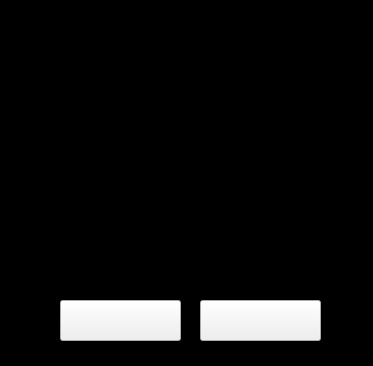
<?xml version="1.0" encoding="UTF-8"?>
<ui version="4.0">
 <class>gameover</class>
 <widget class="QWidget" name="gameover">
  <property name="geometry">
   <rect>
    <x>0</x>
    <y>0</y>
    <width>373</width>
    <height>366</height>
   </rect>
  </property>
  <property name="sizePolicy">
   <sizepolicy hsizetype="Fixed" vsizetype="Fixed">
    <horstretch>0</horstretch>
    <verstretch>0</verstretch>
   </sizepolicy>
  </property>
  <property name="minimumSize">
   <size>
    <width>373</width>
    <height>366</height>
   </size>
  </property>
  <property name="maximumSize">
   <size>
    <width>373</width>
    <height>366</height>
   </size>
  </property>
  <property name="windowTitle">
   <string>GAME OVER</string>
  </property>
  <widget class="QGraphicsView" name="graphicsView">
   <property name="geometry">
    <rect>
     <x>0</x>
     <y>0</y>
     <width>641</width>
     <height>431</height>
    </rect>
   </property>
   <property name="styleSheet">
    <string notr="true">#graphicsView{
background-color:black;
}</string>
   </property>
  </widget>
  <widget class="QLabel" name="label_pic">
   <property name="geometry">
    <rect>
     <x>80</x>
     <y>70</y>
     <width>221</width>
     <height>211</height>
    </rect>
   </property>
   <property name="text">
    <string>TextLabel</string>
   </property>
  </widget>
  <widget class="QPushButton" name="pushButton">
   <property name="geometry">
    <rect>
     <x>60</x>
     <y>300</y>
     <width>121</width>
     <height>41</height>
    </rect>
   </property>
   <property name="styleSheet">
    <string notr="true">#pushButton{

border-image:url(:/images/ExitGame.png);
height : 100px;
}</string>
   </property>
   <property name="text">
    <string/>
   </property>
  </widget>
  <widget class="QPushButton" name="pushButton_2">
   <property name="geometry">
    <rect>
     <x>200</x>
     <y>300</y>
     <width>121</width>
     <height>41</height>
    </rect>
   </property>
   <property name="styleSheet">
    <string notr="true">#pushButton_2{
	border-image:url(:/images/Startgame.png);
height:500px;
}</string>
   </property>
   <property name="text">
    <string/>
   </property>
  </widget>
 </widget>
 <resources/>
 <connections/>
</ui>
